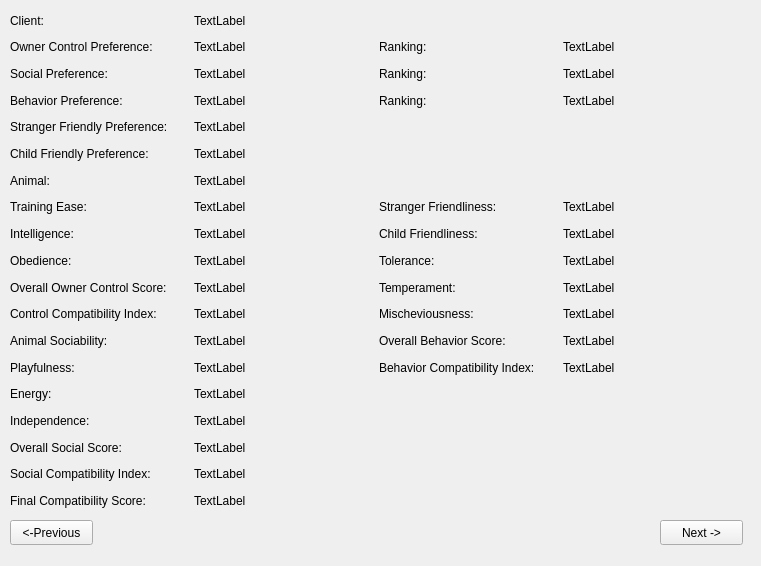
<?xml version="1.0" encoding="UTF-8"?>
<ui version="4.0">
 <class>DetailedMatchesView</class>
 <widget class="QWidget" name="DetailedMatchesView">
  <property name="geometry">
   <rect>
    <x>0</x>
    <y>0</y>
    <width>761</width>
    <height>566</height>
   </rect>
  </property>
  <property name="windowTitle">
   <string>Form</string>
  </property>
  <widget class="QPushButton" name="previousBtn">
   <property name="geometry">
    <rect>
     <x>10</x>
     <y>520</y>
     <width>83</width>
     <height>25</height>
    </rect>
   </property>
   <property name="text">
    <string>&lt;-Previous</string>
   </property>
  </widget>
  <widget class="QPushButton" name="nextBtn">
   <property name="geometry">
    <rect>
     <x>660</x>
     <y>520</y>
     <width>83</width>
     <height>25</height>
    </rect>
   </property>
   <property name="text">
    <string>Next -&gt;</string>
   </property>
  </widget>
  <widget class="QWidget" name="gridLayoutWidget">
   <property name="geometry">
    <rect>
     <x>10</x>
     <y>10</y>
     <width>731</width>
     <height>501</height>
    </rect>
   </property>
   <layout class="QGridLayout" name="gridLayout">
    <item row="4" column="3">
     <widget class="QLabel" name="behaveRank">
      <property name="text">
       <string>TextLabel</string>
      </property>
     </widget>
    </item>
    <item row="0" column="0">
     <widget class="QLabel" name="label">
      <property name="text">
       <string>Client: </string>
      </property>
     </widget>
    </item>
    <item row="0" column="1">
     <widget class="QLabel" name="clientName">
      <property name="text">
       <string>TextLabel</string>
      </property>
     </widget>
    </item>
    <item row="7" column="0">
     <widget class="QLabel" name="label_24">
      <property name="text">
       <string>Child Friendly Preference: </string>
      </property>
     </widget>
    </item>
    <item row="4" column="0">
     <widget class="QLabel" name="label_5">
      <property name="text">
       <string>Behavior Preference: </string>
      </property>
     </widget>
    </item>
    <item row="12" column="2">
     <widget class="QLabel" name="label_40">
      <property name="text">
       <string>Temperament: </string>
      </property>
     </widget>
    </item>
    <item row="20" column="1">
     <widget class="QLabel" name="socialCI">
      <property name="text">
       <string>TextLabel</string>
      </property>
     </widget>
    </item>
    <item row="2" column="1">
     <widget class="QLabel" name="clientControlPref">
      <property name="text">
       <string>TextLabel</string>
      </property>
     </widget>
    </item>
    <item row="6" column="0">
     <widget class="QLabel" name="label_23">
      <property name="text">
       <string>Stranger Friendly Preference: </string>
      </property>
     </widget>
    </item>
    <item row="9" column="0">
     <widget class="QLabel" name="label_9">
      <property name="text">
       <string>Training Ease: </string>
      </property>
     </widget>
    </item>
    <item row="21" column="0">
     <widget class="QLabel" name="tempLbl_9">
      <property name="text">
       <string>Final Compatibility Score: </string>
      </property>
     </widget>
    </item>
    <item row="9" column="1">
     <widget class="QLabel" name="trainability">
      <property name="text">
       <string>TextLabel</string>
      </property>
     </widget>
    </item>
    <item row="10" column="2">
     <widget class="QLabel" name="label_7">
      <property name="text">
       <string>Child Friendliness: </string>
      </property>
     </widget>
    </item>
    <item row="3" column="1">
     <widget class="QLabel" name="clientSocialPref">
      <property name="text">
       <string>TextLabel</string>
      </property>
     </widget>
    </item>
    <item row="13" column="0">
     <widget class="QLabel" name="label_33">
      <property name="text">
       <string>Control Compatibility Index: </string>
      </property>
     </widget>
    </item>
    <item row="10" column="0">
     <widget class="QLabel" name="label_11">
      <property name="text">
       <string>Intelligence: </string>
      </property>
     </widget>
    </item>
    <item row="10" column="1">
     <widget class="QLabel" name="intelligence">
      <property name="text">
       <string>TextLabel</string>
      </property>
     </widget>
    </item>
    <item row="13" column="1">
     <widget class="QLabel" name="controlCI">
      <property name="text">
       <string>TextLabel</string>
      </property>
     </widget>
    </item>
    <item row="12" column="1">
     <widget class="QLabel" name="controlScore">
      <property name="text">
       <string>TextLabel</string>
      </property>
     </widget>
    </item>
    <item row="2" column="0">
     <widget class="QLabel" name="label_3">
      <property name="text">
       <string>Owner Control Preference: </string>
      </property>
     </widget>
    </item>
    <item row="11" column="3">
     <widget class="QLabel" name="tolerance">
      <property name="text">
       <string>TextLabel</string>
      </property>
     </widget>
    </item>
    <item row="4" column="1">
     <widget class="QLabel" name="clientBehavePref">
      <property name="text">
       <string>TextLabel</string>
      </property>
     </widget>
    </item>
    <item row="11" column="1">
     <widget class="QLabel" name="obedience">
      <property name="text">
       <string>TextLabel</string>
      </property>
     </widget>
    </item>
    <item row="11" column="2">
     <widget class="QLabel" name="label_39">
      <property name="text">
       <string>Tolerance: </string>
      </property>
     </widget>
    </item>
    <item row="8" column="0">
     <widget class="QLabel" name="strangeLbl_2">
      <property name="text">
       <string>Animal: </string>
      </property>
     </widget>
    </item>
    <item row="9" column="2">
     <widget class="QLabel" name="label_8">
      <property name="text">
       <string>Stranger Friendliness:</string>
      </property>
     </widget>
    </item>
    <item row="3" column="0">
     <widget class="QLabel" name="label_2">
      <property name="text">
       <string>Social Preference: </string>
      </property>
     </widget>
    </item>
    <item row="9" column="3">
     <widget class="QLabel" name="animalStrangePref">
      <property name="text">
       <string>TextLabel</string>
      </property>
     </widget>
    </item>
    <item row="3" column="3">
     <widget class="QLabel" name="socialRank">
      <property name="text">
       <string>TextLabel</string>
      </property>
     </widget>
    </item>
    <item row="3" column="2">
     <widget class="QLabel" name="usernameLbl">
      <property name="text">
       <string>Ranking: </string>
      </property>
     </widget>
    </item>
    <item row="19" column="1">
     <widget class="QLabel" name="socialScore">
      <property name="text">
       <string>TextLabel</string>
      </property>
     </widget>
    </item>
    <item row="2" column="2">
     <widget class="QLabel" name="addLn1Lbl">
      <property name="text">
       <string>Ranking: </string>
      </property>
     </widget>
    </item>
    <item row="7" column="1">
     <widget class="QLabel" name="clientChildPref">
      <property name="text">
       <string>TextLabel</string>
      </property>
     </widget>
    </item>
    <item row="17" column="1">
     <widget class="QLabel" name="energy">
      <property name="text">
       <string>TextLabel</string>
      </property>
     </widget>
    </item>
    <item row="20" column="0">
     <widget class="QLabel" name="label_38">
      <property name="text">
       <string>Social Compatibility Index: </string>
      </property>
     </widget>
    </item>
    <item row="12" column="3">
     <widget class="QLabel" name="temperament">
      <property name="text">
       <string>TextLabel</string>
      </property>
     </widget>
    </item>
    <item row="21" column="1">
     <widget class="QLabel" name="finalCIX">
      <property name="text">
       <string>TextLabel</string>
      </property>
     </widget>
    </item>
    <item row="13" column="3">
     <widget class="QLabel" name="mischeviousness">
      <property name="text">
       <string>TextLabel</string>
      </property>
     </widget>
    </item>
    <item row="18" column="1">
     <widget class="QLabel" name="independence">
      <property name="text">
       <string>TextLabel</string>
      </property>
     </widget>
    </item>
    <item row="13" column="2">
     <widget class="QLabel" name="label_41">
      <property name="text">
       <string>Mischeviousness: </string>
      </property>
     </widget>
    </item>
    <item row="14" column="2">
     <widget class="QLabel" name="label_44">
      <property name="text">
       <string>Overall Behavior Score: </string>
      </property>
     </widget>
    </item>
    <item row="11" column="0">
     <widget class="QLabel" name="label_13">
      <property name="text">
       <string>Obedience: </string>
      </property>
     </widget>
    </item>
    <item row="15" column="3">
     <widget class="QLabel" name="behaviorCI">
      <property name="text">
       <string>TextLabel</string>
      </property>
     </widget>
    </item>
    <item row="14" column="0">
     <widget class="QLabel" name="label_34">
      <property name="text">
       <string>Animal Sociability: </string>
      </property>
     </widget>
    </item>
    <item row="4" column="2">
     <widget class="QLabel" name="cityLbl">
      <property name="text">
       <string>Ranking: </string>
      </property>
     </widget>
    </item>
    <item row="10" column="3">
     <widget class="QLabel" name="animalChildPref">
      <property name="text">
       <string>TextLabel</string>
      </property>
     </widget>
    </item>
    <item row="15" column="2">
     <widget class="QLabel" name="label_42">
      <property name="text">
       <string>Behavior Compatibility Index: </string>
      </property>
     </widget>
    </item>
    <item row="19" column="0">
     <widget class="QLabel" name="label_43">
      <property name="text">
       <string>Overall Social Score:</string>
      </property>
     </widget>
    </item>
    <item row="15" column="0">
     <widget class="QLabel" name="label_35">
      <property name="text">
       <string>Playfulness: </string>
      </property>
     </widget>
    </item>
    <item row="2" column="3">
     <widget class="QLabel" name="controlRank">
      <property name="text">
       <string>TextLabel</string>
      </property>
     </widget>
    </item>
    <item row="8" column="1">
     <widget class="QLabel" name="animalName">
      <property name="text">
       <string>TextLabel</string>
      </property>
     </widget>
    </item>
    <item row="17" column="0">
     <widget class="QLabel" name="label_36">
      <property name="text">
       <string>Energy: </string>
      </property>
     </widget>
    </item>
    <item row="18" column="0">
     <widget class="QLabel" name="label_37">
      <property name="text">
       <string>Independence: </string>
      </property>
     </widget>
    </item>
    <item row="12" column="0">
     <widget class="QLabel" name="label_6">
      <property name="text">
       <string>Overall Owner Control Score: </string>
      </property>
     </widget>
    </item>
    <item row="14" column="1">
     <widget class="QLabel" name="sociability">
      <property name="text">
       <string>TextLabel</string>
      </property>
     </widget>
    </item>
    <item row="6" column="1">
     <widget class="QLabel" name="clientStrangePref">
      <property name="text">
       <string>TextLabel</string>
      </property>
     </widget>
    </item>
    <item row="15" column="1">
     <widget class="QLabel" name="playfulness">
      <property name="text">
       <string>TextLabel</string>
      </property>
     </widget>
    </item>
    <item row="14" column="3">
     <widget class="QLabel" name="behaviorScore">
      <property name="text">
       <string>TextLabel</string>
      </property>
     </widget>
    </item>
   </layout>
  </widget>
 </widget>
 <resources/>
 <connections/>
</ui>
